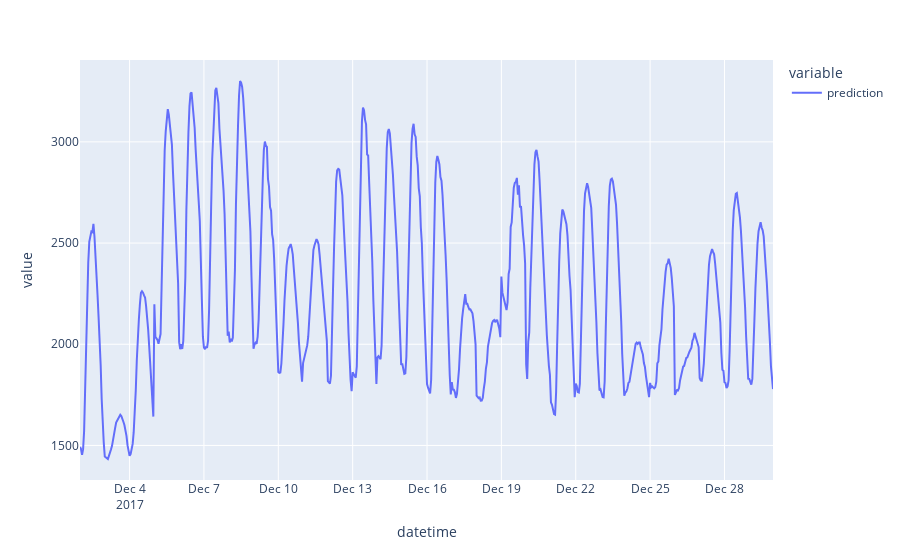

Notebook code cell kept with this figure:
### Code cell
px.line(predictions)

### Figure 1 — Plotly figure (JSON) as saved in the notebook; plotly's stock layout.template omitted (floating-point values rounded to 4 significant figures; data arrays with more than 128 entries replaced by an {"elided": "..."} marker saying what was removed)
{"data": [{"hovertemplate": "variable=prediction<br>datetime=%{x}<br>value=%{y}<extra></extra>", "legendgroup": "prediction", "line": {"color": "#636efa", "dash": "solid"}, "marker": {"symbol": "circle"}, "mode": "lines", "name": "prediction", "orientation": "v", "showlegend": true, "type": "scatter", "x": {"elided": "672 str values"}, "xaxis": "x", "y": {"elided": "672 float values"}, "yaxis": "y"}], "layout": {"legend": {"title": {"text": "variable"}, "tracegroupgap": 0}, "margin": {"t": 60}, "xaxis": {"anchor": "y", "domain": [0, 1], "title": {"text": "datetime"}}, "yaxis": {"anchor": "x", "domain": [0, 1], "title": {"text": "value"}}}}
